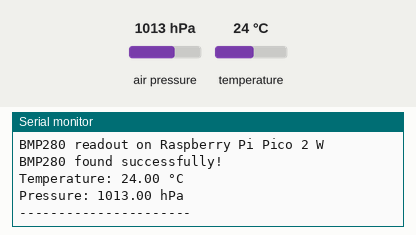
Recording of a sketch running on a simulated Arduino Uno, built with avr-gcc and run on an emulated ATmega328P. Shown: the last lines printed to the serial monitor. Inputs (shaded band) come from the test bench; at power-on: air pressure 1013 hPa, temperature 24 °C.

Above: at 3.2 s.
3.3 s: air pressure set to 952 hPa
At 4.3 s:
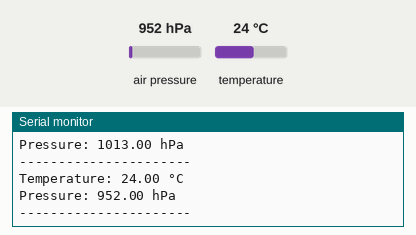
6.0 s: temperature set to 12 °C
At 7.2 s:
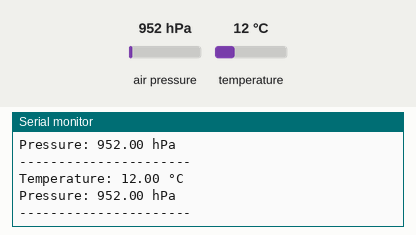
8.7 s: air pressure set to 975 hPa
At 10.5 s:
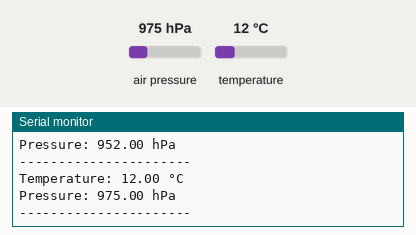
Timing chart, 0 to 12.0 s (numbered marks = the images above; inputs shaded):
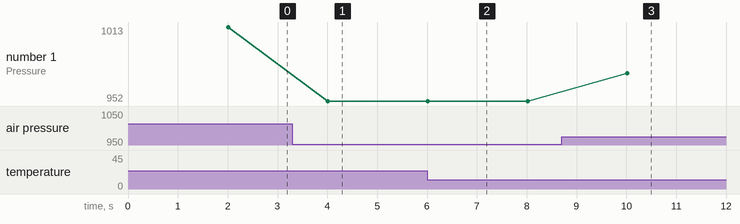

Measured:
- after the input at 3.3 s, the serial monitor: prints a new line after 0.71 s (image 1)
- after the input at 6.0 s, the serial monitor: prints a new line at once (image 2)
- after the input at 8.7 s, the serial monitor: prints a new line after 1.3 s (image 3)
- plotted number 1: 1013 → 952 after the input at 3.3 s, 952 → 975 after the input at 8.7 s

The sketch:

BMP280_Temp_Presure_Humidity_Readout.ino
```cpp
#include <Wire.h>
#include <Adafruit_BMP280.h>

// Your PCB I2C pins
#define I2C_SDA_PIN 8
#define I2C_SCL_PIN 9

// Your detected BMP280 address
#define BMP280_I2C_ADDRESS 0x76

Adafruit_BMP280 bmp;  // Uses Wire / I2C0

void setup() {
  Serial.begin(115200);
  delay(2000);

  Serial.println("BMP280 readout on Raspberry Pi Pico 2 W");

  Wire.setSDA(I2C_SDA_PIN);
  Wire.setSCL(I2C_SCL_PIN);
  Wire.begin();

  if (!bmp.begin(BMP280_I2C_ADDRESS)) {
    Serial.println("Could not find BMP280 sensor!");
    Serial.println("Check wiring, address, and I2C pins.");
    while (1) {
      delay(10);
    }
  }

  Serial.println("BMP280 found successfully!");

  bmp.setSampling(
    Adafruit_BMP280::MODE_NORMAL,
    Adafruit_BMP280::SAMPLING_X2,   // temperature
    Adafruit_BMP280::SAMPLING_X16,  // pressure
    Adafruit_BMP280::FILTER_X16,
    Adafruit_BMP280::STANDBY_MS_500
  );
}

void loop() {
  float temperature = bmp.readTemperature();
  float pressure = bmp.readPressure() / 100.0F; // hPa

  Serial.print("Temperature: ");
  Serial.print(temperature);
  Serial.println(" °C");

  Serial.print("Pressure: ");
  Serial.print(pressure);
  Serial.println(" hPa");

  Serial.println("----------------------");

  delay(2000);
}
```
